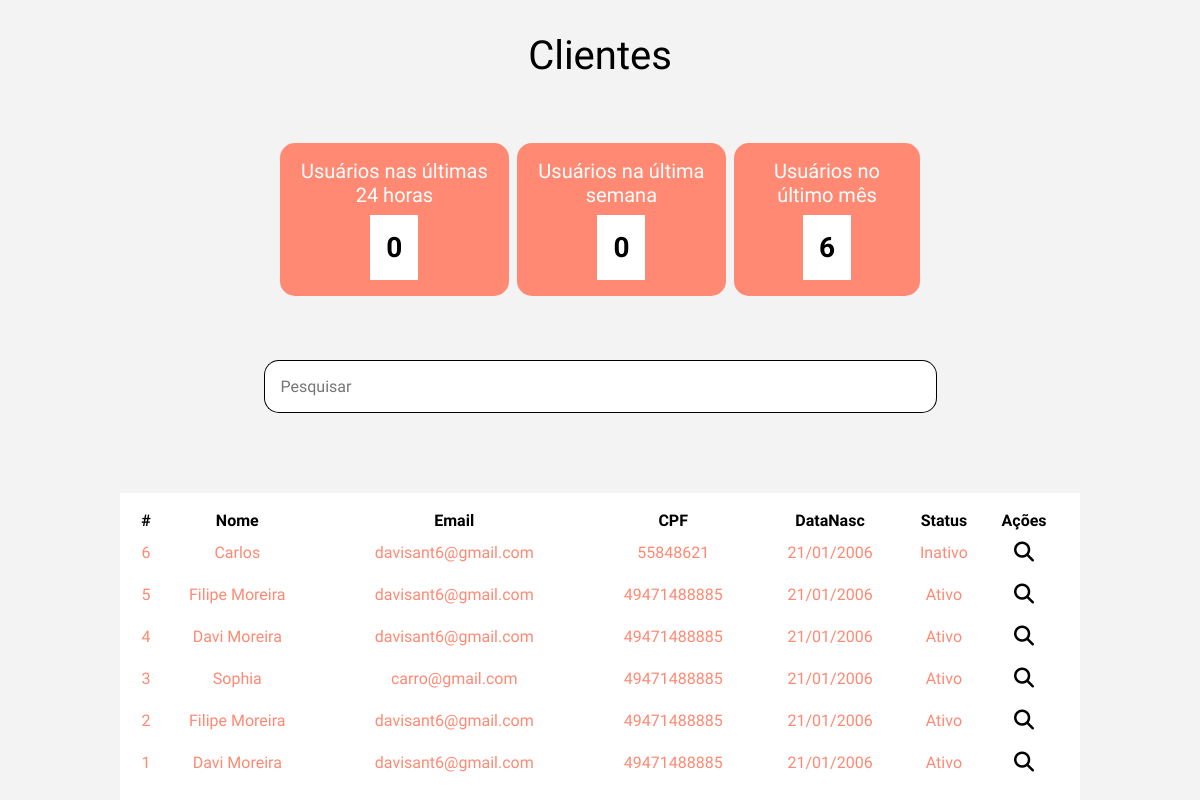
The page /view/listClientes.php on the database its author committed.
### tables this page shows
CREATE TABLE user_cliente(
	id_cliente INT AUTO_INCREMENT NOT NULL PRIMARY KEY,
	nome_cliente VARCHAR(300) NOT NULL COMMENT 'nome do cliente',
	email_cliente VARCHAR(300) NOT NULL COMMENT 'email do cliente',
	cpf_cliente VARCHAR(18) NOT NULL COMMENT 'cpf do cliente',
	telefone_cliente VARCHAR(18) NOT NULL COMMENT 'telefone do cliente',
	genero_cliente int(1) NOT NULL COMMENT '1 - feminino; 0 - masculino; 2 - não informar',
	senha_cliente VARCHAR(256) NOT NULL COMMENT 'senha em sha256',
	data_nasc_cliente DATE NOT NULL COMMENT 'data de nascimente',
	data_reg_cliente DATETIME DEFAULT CURRENT_TIMESTAMP NOT NULL COMMENT 'data e hora do registro',
	status INT(1) NOT NULL COMMENT '1 - ativo; 0 - inativo'
);

### model/conexao.class.php (called while the page is built, shortened)
<?php
class Conexao{
    public function __construct(){
        try{
            $this->pdo = new PDO("mysql:dbname=2ucase_bd3;host=localhost","root","");
        }catch(PDOException $e){
            echo "Erro com banco de dados: " . $e->getMessage() . "<br>";
            exit();
        }catch(Exception $e){
            echo "Erro generico: " . $e->getMessage() . "<br>";
            exit();
        }
    }
}
?>

### model/Manager.class.php (called while the page is built, shortened)
<?php
require_once 'Conexao.class.php';
class Manager extends Conexao {
	public function listClient($table, $columnName) {
        $cmd = $this->pdo->query("SELECT * FROM {$table} ORDER by {$columnName} DESC");
        $res = $cmd->fetchAll(PDO::FETCH_ASSOC);
        return $res;
	}
	public function dateCountClientes($tabela, $column, $dataAtual, $dataCount){
		$sql = "SELECT COUNT(*) FROM $tabela WHERE $column < '$dataAtual'
		AND $column >= '$dataCount'";
		$cmd = $this->pdo->query($sql);
		$res = $cmd->fetch(PDO::FETCH_ASSOC);
		return $res;
	}
}

### view/listClientes.php (the view, shortened to what this page needs)
<?php
require_once "../model/Manager.class.php";
$manager = new Manager();
$resultClienteList = $manager->listClient('user_cliente', 'id_cliente');
$dataAtual = new DateTime('now', new DateTimeZone('America/Sao_Paulo'));
$dataAtualN = new DateTime('now', new DateTimeZone('America/Sao_Paulo'));
$dataMinus = $dataAtual->modify('-1 day');
$formatDataMinus = $dataMinus->format('Y-m-d H:i:s');
$formatDataAtual = $dataAtualN->format('Y-m-d H:i:s');
$returnData24 = $manager->dateCountClientes('user_cliente', 'data_reg_cliente', $formatDataAtual, $formatDataMinus);
$dataMinusWeek = $dataAtual->modify('-1 week');
$formatDataWeekMinus = $dataMinusWeek->format('Y-m-d H:i:s');
$returnDataWeek = $manager->dateCountClientes('user_cliente', 'data_reg_cliente', $formatDataAtual, $formatDataWeekMinus);
$dataMinusWeek = $dataAtual->modify('-1 month');
$formatDataMonthMinus = $dataMinusWeek->format('Y-m-d H:i:s');
$returnDataMonth = $manager->dateCountClientes('user_cliente', 'data_reg_cliente', $formatDataAtual, $formatDataMonthMinus);
?>
<!DOCTYPE html>
<html lang="pt-br">
<head>
    <?php require_once "../config/config.php"; ?>
    <link rel="stylesheet" href="../assets/css/clientes.css">
</head>
<body id="body-margin">
    <main class="container-produto">
        <h1>Clientes</h1>
        <section class="container-metricas">
            <div class="metrica-box metrica1">
                <h4>Usuários nas últimas 24 horas</h4>
                <div class="container-number">
                    <h3><?= $returnData24['COUNT(*)'] ?></h3>
                </div>
            </div>
            <div class="metrica-box metrica2">
                <h4>Usuários na última semana</h4>
                <div class="container-number">
                    <h3><?= $returnDataWeek['COUNT(*)'] ?></h3>
                </div>
            </div>
            <div class="metrica-box metrica3">
                <h4>Usuários no último mês</h4>
                <div class="container-number">
                    <h3><?= $returnDataMonth['COUNT(*)'] ?></h3>
                </div>
            </div>
        </section>
        <article class="container-pesquisa">
            <form action="#" method="GET">
                <div class="input-pesquisa">
                    <input type="text" name="searchBarClientes" placeholder="Pesquisar" id="pesquisar-input">
                    <input type="submit" value="">
                </div>
            </form>
        </article>
        <section class="container-tabela-filter">
            <section class="container-tabela">
                <table class="table-clientes">
                    <tr>
                        <th>#</th>
                        <th>Nome</th>
                        <th>Email</th>
                        <th>CPF</th>
                        <th>DataNasc</th>
                        <th>Status</th>
                        <th>Ações</th>
                    </tr>
                    <?php
                    if (count($resultClienteList) > 0) :
                        for ($i = 0; $i < count($resultClienteList); $i++) :
                            $timestamp = strtotime($resultClienteList[$i]["data_nasc_cliente"]);
                            $newDate = date("d-m-Y", $timestamp);
                            $dateExib = str_replace('-', '/', $newDate)
                    ?>
                            <tr>
                                <td><?= $resultClienteList[$i]['id_cliente'] ?></td>
                                <td><?= $resultClienteList[$i]['nome_cliente'] ?></td>
                                <td><?= $resultClienteList[$i]['email_cliente'] ?></td>
                                <td><?= $resultClienteList[$i]['cpf_cliente'] ?></td>
                                <td><?= $dateExib ?></td>
                                <td><?= $resultClienteList[$i]['status'] == 1 ? "Ativo" : "Inativo" ?></td>
                                <td id="btn-actions">
                                    <button id="search-client" onclick="window.location.href='./DetailsClientes.php?id=<?= $resultClienteList[$i]['id_cliente'] ?>'">
                                        <i class="fa-solid fa-magnifying-glass"></i>
                                    </button>
                                </td>
                            </tr>
                    <?php
                        endfor;
                    else :
                        echo "<td colspan=7>Dados não encontrados!</td>";
                    endif;
                    ?>
                </table>
            </section>
        </section>
    </main>
</body>
</html>

### config/config.php (shortened to what this page needs)
<!DOCTYPE html>
<html lang="en">
<head>
    <link rel="stylesheet" href="../assets/css/reset.css">
</head>
</html>

### assets/css/clientes.css (style rules this page uses)
.container-produto { display: flex; flex-direction: column; align-items: center; justify-content: center; gap: 4rem; margin-top: 2rem; }
.container-metricas { display: flex; width: 40rem; text-align: center; gap: .5rem; }
.metrica-box { display: flex; flex-direction: column; justify-content: center; align-items: center; gap: .5rem; background-color: var(--cor-laranja); padding: 1rem; border-radius: 15px; }
.metrica-box h4 { color: #fff; }
.container-number { padding: 1rem; background-color: #ffff; width: -moz-fit-content; width: fit-content; }
.input-pesquisa { display: flex; }
.input-pesquisa input[type=text] { background-color: #ffff; padding: 1rem; border: 1px solid #000; border-right: none; width: 40rem; border-bottom-left-radius: 15px; border-top-left-radius: 15px; }
.input-pesquisa input[type=submit] { background-color: #ffff; border: 1px solid #000; border-left: none; background-image: url('../../view/img/lupapesquisa.png'); background-size: 20px 20px; background-position-y: center; background-position-x: center; background-repeat: no-repeat; padding: 1rem; cursor: pointer; border-bottom-right-radius: 15px; border-top-right-radius: 15px; }
.container-tabela-filter { display: flex; flex-direction: column; align-items: center; width: 60rem; }
.container-tabela { width: 100%; background-color: #ffff; margin-top: 1rem; }
.container-tabela .table-clientes { width: 100%; padding: 1rem; }
.table-clientes tr td { text-align: center; }
#btn-actions button { padding: .5rem; background-color: transparent; border: none; }
#btn-actions #search-client i { cursor: pointer; }

### rows shown on the page
user_cliente: id_cliente "6", nome_cliente "Carlos", email_cliente "davisant6@gmail.com", cpf_cliente "55848621", data_nasc_cliente "21/01/2006", status "Inativo"
user_cliente: id_cliente "5", nome_cliente "Filipe Moreira", email_cliente "davisant6@gmail.com", cpf_cliente "49471488885", data_nasc_cliente "21/01/2006", status "Ativo"
user_cliente: id_cliente "4", nome_cliente "Davi Moreira", email_cliente "davisant6@gmail.com", cpf_cliente "49471488885", data_nasc_cliente "21/01/2006", status "Ativo"
user_cliente: id_cliente "3", nome_cliente "Sophia", email_cliente "carro@gmail.com", cpf_cliente "49471488885", data_nasc_cliente "21/01/2006", status "Ativo"
user_cliente: id_cliente "2", nome_cliente "Filipe Moreira", email_cliente "davisant6@gmail.com", cpf_cliente "49471488885", data_nasc_cliente "21/01/2006", status "Ativo"
user_cliente: id_cliente "1", nome_cliente "Davi Moreira", email_cliente "davisant6@gmail.com", cpf_cliente "49471488885", data_nasc_cliente "21/01/2006", status "Ativo"

### other values the page prints
$returnData24['COUNT(*)'] "0"
$returnDataWeek['COUNT(*)'] "0"
$returnDataMonth['COUNT(*)'] "6"
